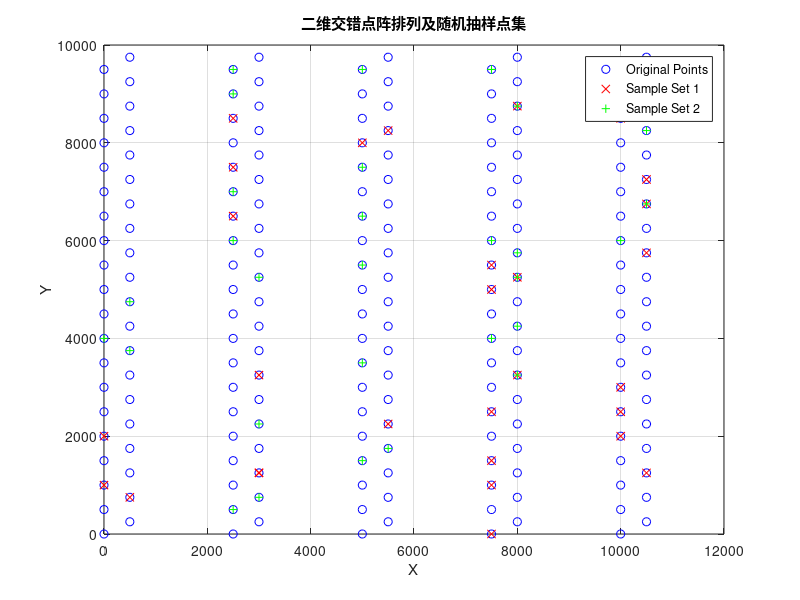

MATLAB code to generate this figure: (Note: this script raises an error after producing the figure.)
% 清除工作区和命令行
clear;
clc;

%% 随机化任务集合

% 定义点阵的行数和列数
numRows = 20; % 行数
numCols = 10; % 列数（每组两列）
groupSpacing = 1500; % 每组之间的额外距离

% 定义点之间的间距
spacing = 500;

% 初始化点集
points = zeros(numRows * numCols, 2);

% 生成交错点阵，每组两列之间增加距离
index = 1;
for i = 1:numRows
    for j = 1:numCols
        % 每相邻的两列的点在行上交错排列
        if mod(j, 2) == 0
            y = (i - 1) * spacing + spacing / 2; % 偶数列，行上偏移半个间距
        else
            y = (i - 1) * spacing; % 奇数列，不偏移
        end
        % 每组两列之间增加距离
        groupOffset = floor((j - 1) / 2) * groupSpacing;
        x = (j - 1) * spacing + groupOffset;
        points(index, :) = [x, y];
        index = index + 1;
    end
end

% 随机抽样出两个点集，允许重复
numSamplesAir = 30; % 每个点集的样本数量
numSamplesSur = 30; % 每个点集的样本数量

rng('shuffle'); % 初始化随机数生成器
sampleIndicesAir = randi(size(points, 1), numSamplesAir, 1);
sampleIndicesSur = randi(size(points, 1), numSamplesSur, 1);

sampleSetAir = points(sampleIndicesAir, :);
sampleSetSur = points(sampleIndicesSur, :);

% 绘制原始点阵和抽样点集
figure;
plot(points(:, 1), points(:, 2), 'bo', 'DisplayName', 'Original Points');
hold on;
plot(sampleSetAir(:, 1), sampleSetAir(:, 2), 'rx', 'DisplayName', 'Sample Set 1');
plot(sampleSetSur(:, 1), sampleSetSur(:, 2), 'g+', 'DisplayName', 'Sample Set 2');
hold off;
%axis equal;
title('二维交错点阵排列及随机抽样点集');
xlabel('X');
ylabel('Y');
legend;
grid on;

% 打印抽样点集
% disp('Sample Set 1:');
% disp(sampleSetAir);
% disp('Sample Set 2:');
% disp(sampleSetSur);

%% Air点集组合

% 为每个点生成随机代价
numPoints = size(sampleSetAir, 1);
costs = 10*rand(numPoints, 1)+5;

% 初始化边权重矩阵
weightMatrix = inf*ones(numPoints, numPoints);

% 计算Air边权重矩阵
for i = 1:numPoints
    for j = i+1:numPoints
        % 计算欧几里得距离
        distance = norm(sampleSetAir(i, :) - sampleSetAir(j, :));
        % 计算两个点的代价平均数
        avgCost = (costs(i) + costs(j)) / 2;
        % 计算边的权重
        weight = distance + avgCost;
        % 填充权重矩阵
        weightMatrix(i, j) = weight;
        weightMatrix(j, i) = weight;
    end
end

% 初始化边权重矩阵
distanceMatrix = inf*ones(numPoints, numPoints);

% 计算Air边权重矩阵
for i = 1:numPoints
    for j = i+1:numPoints
        % 计算欧几里得距离
        distance = norm(sampleSetAir(i, :) - sampleSetAir(j, :));
        % 计算边的权重
        weight = distance;
        % 填充权重矩阵
        distanceMatrix(i, j) = weight;
        distanceMatrix(j, i) = weight;
    end
end

%% 初始化组
remainingPoints = 1:numPoints;
groups = {};
groups_cost = {};
remainingCosts = costs;

% 遍历寻组
while sum(remainingPoints) ~= 0 

    % 找到最短的一个任务点
    [nowCost,nowIdx] = min(remainingCosts);

    % 本组的现有点和总代价
    bestGroup = nowIdx;
    bestCost  = nowCost;
    
    % 去掉这个点
    remainingPoints(nowIdx) = 0;
    remainingCosts(nowIdx) = inf;
    distanceMatrix(:,nowIdx) = inf;
    
    TempSumCost = nowCost;

    % 对剩下点的距离排序
    Weilist = distanceMatrix(bestGroup,:);
    [Weilist,lists] = sort(Weilist);

    i=1;
    % 开始以这个点为基础，找到不超过T的最大
    while 1
        nextIdx = lists(i);
        short = findshortestDis(nextIdx, bestGroup, distanceMatrix);
        TempSumCost = TempSumCost + short + costs(nextIdx);
        if TempSumCost >= 170  
            break
        end
        distanceMatrix(:,nextIdx) = inf;
        remainingPoints(nextIdx) = 0;
        remainingCosts(nextIdx) = inf; 
        bestGroup = [bestGroup, nextIdx];
        bestCost  = TempSumCost;
        i=i+1;
    end
    groups{end+1} = bestGroup; 
    groups_cost{end+1} = bestCost;
end


%% 绘制原始点阵和抽样点集
figure;
plot(points(:, 1), points(:, 2), 'bo','MarkerSize',5, 'DisplayName', 'Original Points');
hold on;
for i=1:7
    AA=cell2mat(groups(i));
    plot(sampleSetAir(AA, 1), sampleSetAir(AA, 2),'o','MarkerSize',10,'LineWidth',1.5);
end

for i=8:14
    AA=cell2mat(groups(i));
    plot(sampleSetAir(AA, 1), sampleSetAir(AA, 2),'x','MarkerSize',10,'LineWidth',1.5);
end

hold off;
axis equal;
title('二维交错点阵排列及随机抽样点集');
xlabel('X');
ylabel('Y');
legend;
grid on;

%% 计算每个组内的重心
ga=zeros(size(groups,2),2);
cost_ga=zeros(size(groups,2),1);
for i=1:size(groups,2)
    AA=cell2mat(groups(i));
    xx=sum(sampleSetAir(AA,1))/length(AA);
    yy=sum(sampleSetAir(AA,2))/length(AA);
    ga(i,:) = [xx, yy];
    cost_ga(i) = cell2mat(groups_cost(i));
end

%% 重组海面任务集合
Expand_node = [sampleSetSur;ga];
costs_sur = 40*rand(numSamplesSur, 1)+30;
Expand_Cost = [costs_sur; cost_ga];

%% 谱聚类！
% 初始化边权重矩阵
weightMatrix = zeros(numPoints, numPoints);

% 计算Air边权重矩阵
for i = 1:numPoints
    for j = i+1:numPoints
        % 计算欧几里得距离
        distance = norm(dataSet(i, :) - dataSet(j, :));
        % 计算两个点的代价平均数
        avgCost = (Expand_Cost(i) + Expand_Cost(j)) / 2;
        % 计算边的权重
        weight = distance + avgCost;
        % 填充权重矩阵
        weightMatrix(i, j) = weight;
        weightMatrix(j, i) = weight;
    end
end


for j=1:length(Expand_Cost)
    AcAA(j)=sum(weightMatrix(j,:))/length(Expand_Cost);
end


dataSet = [Expand_node];
numPoints=size(dataSet,1);
num_clusters=8;
Sigma=1;

figure(1)
idx = kmeans(dataSet,num_clusters);
%idx = spectralcluster(weightMatrix,num_clusters,'Distance','precomputed');

hold on
for i=1:num_clusters
    plot(dataSet(idx==i,1),dataSet(idx==i,2),'+','LineWidth',1.5)
end

hold off
legend

for i=1:num_clusters
    CC(i)=sum(Expand_Cost(idx==i));
end
